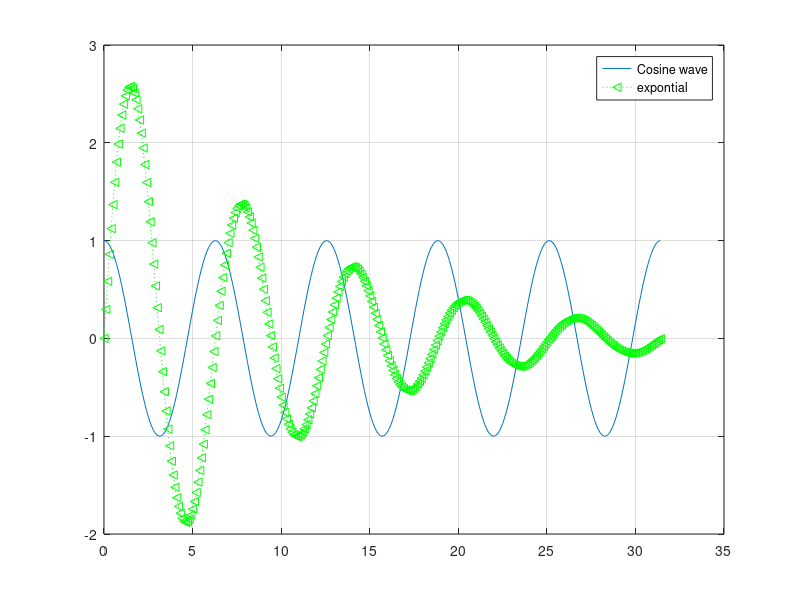

This chart was generated by the following MATLAB code:
% line style 
% - -- -. :         

% color
% r g b m c y k w
% Marker style 
% > < ^ o x d s p h
clc
clear
close all
t=0:0.1:10*pi;
y1=cos(t);
figure,plot(t,y1);
hold on;
y2=3*sin(t).*exp(-0.1*t);
plot(t,y2,':g<');
grid on;
legend('Cosine wave','expontial');